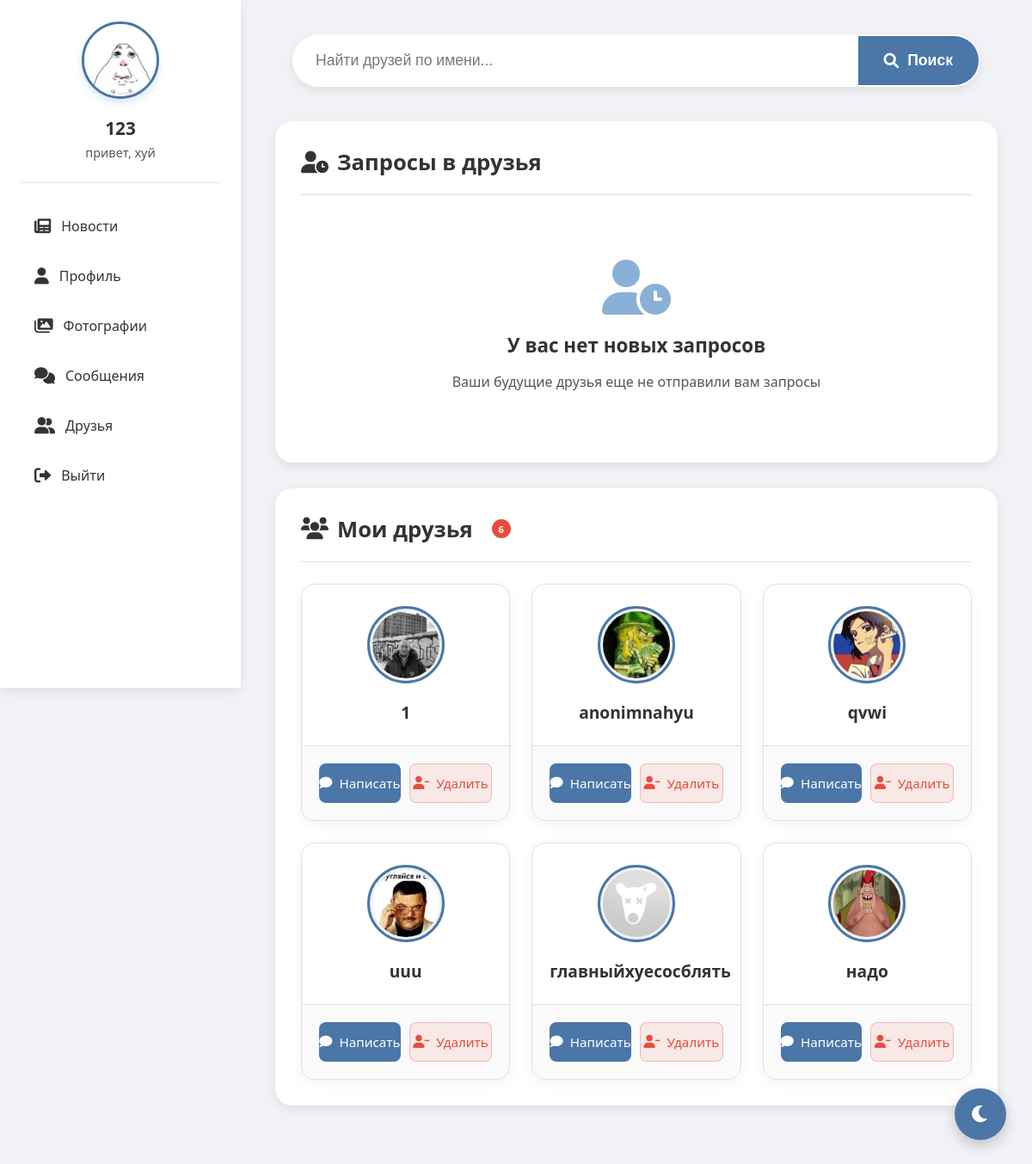
Page /friends (signed in) on the committed database.
### tables this page shows
CREATE TABLE users (
                id INTEGER PRIMARY KEY AUTOINCREMENT,
                username TEXT UNIQUE NOT NULL,
                password TEXT NOT NULL,
                email TEXT,
                bio TEXT,
                avatar TEXT, role TEXT DEFAULT 'user' CHECK(role IN ('admin', 'moderator', 'user')), is_online BOOLEAN DEFAULT FALSE, last_seen DATETIME, banner TEXT, is_blocked BOOLEAN DEFAULT 0, block_reason TEXT);

### routes/friends.py (the view)
@bp.route('/friends', methods=['GET'])
def friends():
    if 'user_id' not in session:
        return redirect(url_for('auth.index'))
    user_id = session['user_id']
    conn = get_db()
    c = conn.cursor()
    c.execute("SELECT * FROM users WHERE id = ?", (user_id,))
    user = c.fetchone()
    c.execute('''SELECT users.id, users.username, users.avatar
                FROM friends
                JOIN users ON friends.user_id = users.id
                WHERE friends.friend_id = ? AND friends.status = 'pending' ''', (user_id,))
    requests = c.fetchall()
    c.execute('''SELECT users.id, users.username, users.avatar
                FROM friends
                JOIN users ON friends.friend_id = users.id
                WHERE friends.user_id = ? AND friends.status = 'accepted'
                UNION
                SELECT users.id, users.username, users.avatar
                FROM friends
                JOIN users ON friends.user_id = users.id
                WHERE friends.friend_id = ? AND friends.status = 'accepted'
                ORDER BY username''', (user_id, user_id))
    friends_list = c.fetchall()
    search_query = request.args.get('search', '')
    search_results = []
    if search_query:
        c.execute("SELECT id, username, avatar FROM users WHERE username LIKE ? AND id != ?",
                 (f'%{search_query}%', user_id))
        search_results = c.fetchall()
    conn.close()
    return render_template('friends.html',
                         user=user,
                         requests=requests,
                         friends=friends_list,
                         search_results=search_results,
                         search_query=search_query)

### app.py (called while the page is built)
def _gen_csrf_token():
    import secrets
    token = session.get('_csrf_token')
    if not token:
        token = secrets.token_urlsafe(32)
        session['_csrf_token'] = token
    return token

@app.context_processor
def inject_csrf():
    return {'csrf_token': _gen_csrf_token()}

@app.before_request
def csrf_protect():
    if request.method in ('POST','PUT','PATCH','DELETE'):
        if request.path.startswith('/socket.io') or request.path.startswith('/static'):
            return None
        if request.endpoint in {'auth.index'}:
            if not session.get('_csrf_token'):
                return None
        token = None
        token = request.headers.get('X-CSRFToken') or request.headers.get('X-CSRF-Token')
        if not token:
            token = request.form.get('csrf_token') or request.args.get('csrf_token')
        if not token and request.is_json:
            try:
                token = (request.get_json(silent=True) or {}).get('csrf_token')
            except Exception:
                token = None
        if not token or token != session.get('_csrf_token'):
            return ('CSRF token missing or invalid', 400)

@app.before_request
def enforce_account_block():
    try:
        if request.path.startswith('/static') or request.path.startswith('/socket.io'):
            return None
        if request.endpoint in {'auth.blocked', 'auth.index', 'static.static_files'}:
            return None
        if 'user_id' not in session:
            return None
        from models import get_db
        conn = get_db()
        c = conn.cursor()
        c.execute('SELECT is_blocked, block_reason FROM users WHERE id = ?', (session['user_id'],))
        row = c.fetchone()
        conn.close()
        if row and row['is_blocked']:
            reason = row['block_reason'] or 'Профиль заблокирован администратором'
            return render_template('blocked.html', reason=reason)
    except Exception:
        return None

### models.py (called while the page is built)
def get_db():
    conn = sqlite3.connect('social_network.db')
    conn.row_factory = sqlite3.Row
    return conn

### templates/friends.html (shortened to what this page needs)
<!DOCTYPE html>
<html lang="ru">
<head>
    <link href="https://cdnjs.cloudflare.com/ajax/libs/font-awesome/6.0.0/css/all.min.css" rel="stylesheet">
</head>
<body>
    <div class="sidebar">
        <div class="profile-card">
            <img src="{% if user[5] %}{{ url_for('static', filename='uploads/' + user[5]) }}{% else %}{{ url_for('static', filename='uploads/default_avatar.png') }}{% endif %}"
                 alt="Avatar"
                 onerror="this.onerror=null; this.src='{{ url_for('static', filename='uploads/default_avatar.png') }}'">
            <h3>{{ user[1] }}</h3>
            <p>{{ user[4] or 'Статус не указан' }}</p>
        </div>
        <div class="nav">
                <a href="{{ url_for('feed.feed') }}">
                    <i class="fas fa-newspaper"></i> Новости
                </a>
                <a href="{{ url_for('profile.profile') }}">
                    <i class="fas fa-user"></i> Профиль
                </a>
                <a href="{{ url_for('gallery.gallery') }}">
                    <i class="fas fa-images"></i> Фотографии
                </a>
                <a href="{{ url_for('messages.messages') }}" {% if active_page == 'messages' %}class="active"{% endif %}>
                    <i class="fas fa-comments"></i> Сообщения
                </a>
                <a href="{{ url_for('friends.friends') }}" {% if active_page == 'friends' %}class="active"{% endif %}>
                    <i class="fas fa-user-friends"></i> Друзья
                </a>
                <a href="{{ url_for('static.logout') }}">
                    <i class="fas fa-sign-out-alt"></i> Выйти
                </a>
            </div>
    </div>
    <div class="content">
        <div class="search-container">
            <form method="GET" action="{{ url_for('friends.friends') }}">
                <div class="search-wrapper">
                    <input type="text" name="search" placeholder="Найти друзей по имени..." value="{{ search_query }}">
                    <button type="submit">
                        <i class="fas fa-search"></i> <span>Поиск</span>
                    </button>
                </div>
            </form>
        </div>
        <div class="section">
            <div class="section-title">
                <h2><i class="fas fa-user-clock"></i> Запросы в друзья {% if requests %}<span class="badge">{{ requests|length }}</span>{% endif %}</h2>
            </div>
            {% if requests %}
            <div class="friends-grid">
                {% for req in requests %}
                <div class="friend-card">
                    <div class="friend-header">
                        <img src="{{ url_for('static', filename='uploads/' + req[2]) if req[2] else url_for('static', filename='uploads/default_avatar.png') }}"
                             class="friend-avatar" alt="{{ req[1] }}"
                             onerror="this.onerror=null; this.src='{{ url_for('static', filename='uploads/default_avatar.png') }}'">
                        <div class="friend-name">{{ req[1] }}</div>
                    </div>
                    <div class="friend-actions">
                        <a href="{{ url_for('friends.accept_friend', friend_id=req[0]) }}" class="btn-accept">
                            <i class="fas fa-check"></i> Принять
                        </a>
                        <a href="{{ url_for('friends.remove_friend', friend_id=req[0]) }}" class="btn-reject">
                            <i class="fas fa-times"></i> Отклонить
                        </a>
                    </div>
                </div>
                {% endfor %}
            </div>
            {% else %}
            <div class="empty-state">
                <i class="fas fa-user-clock"></i>
                <h3>У вас нет новых запросов</h3>
                <p>Ваши будущие друзья еще не отправили вам запросы</p>
            </div>
            {% endif %}
        </div>
        <div class="section">
            <div class="section-title">
                <h2><i class="fas fa-users"></i> Мои друзья {% if friends %}<span class="badge">{{ friends|length }}</span>{% endif %}</h2>
            </div>
            {% if friends %}
            <div class="friends-grid">
                {% for friend in friends %}
                <div class="friend-card">
                    <div class="friend-header">
                        <img src="{{ url_for('static', filename='uploads/' + friend[2]) if friend[2] else url_for('static', filename='uploads/default_avatar.png') }}"
                             class="friend-avatar" alt="{{ friend[1] }}"
                             onerror="this.onerror=null; this.src='{{ url_for('static', filename='uploads/default_avatar.png') }}'">
                        <div class="friend-name">{{ friend[1] }}</div>
                    </div>
                    <div class="friend-actions">
                        <a href="{{ url_for('messages.messages', friend_id=friend[0]) }}" class="btn-message">
                            <i class="fas fa-comment"></i> Написать
                        </a>
                        <a href="{{ url_for('friends.remove_friend', friend_id=friend[0]) }}" class="btn-remove">
                            <i class="fas fa-user-minus"></i> Удалить
                        </a>
                    </div>
                </div>
                {% endfor %}
            </div>
            {% else %}
            <div class="empty-state">
                <i class="fas fa-users"></i>
                <h3>У вас пока нет друзей</h3>
                <p>Найдите новых друзей через поиск!</p>
            </div>
            {% endif %}
        </div>
    </div>
    <button class="theme-toggle" id="themeToggle">
        <i class="fas fa-moon"></i>
    </button>
</body>
</html>

### rows in the picture
users: avatar (picture), username "123", bio "привет, хуй"
users: avatar (picture), username "1"
users: avatar (picture), username "anonimnahyu"
users: avatar (picture), username "qvwi"
users: avatar (picture), username "uuu"
users: shows a picture, username "главныйхуесосблять"
users: avatar (picture), username "надо"

### other values in the picture
{{ friends|length }} "6"
